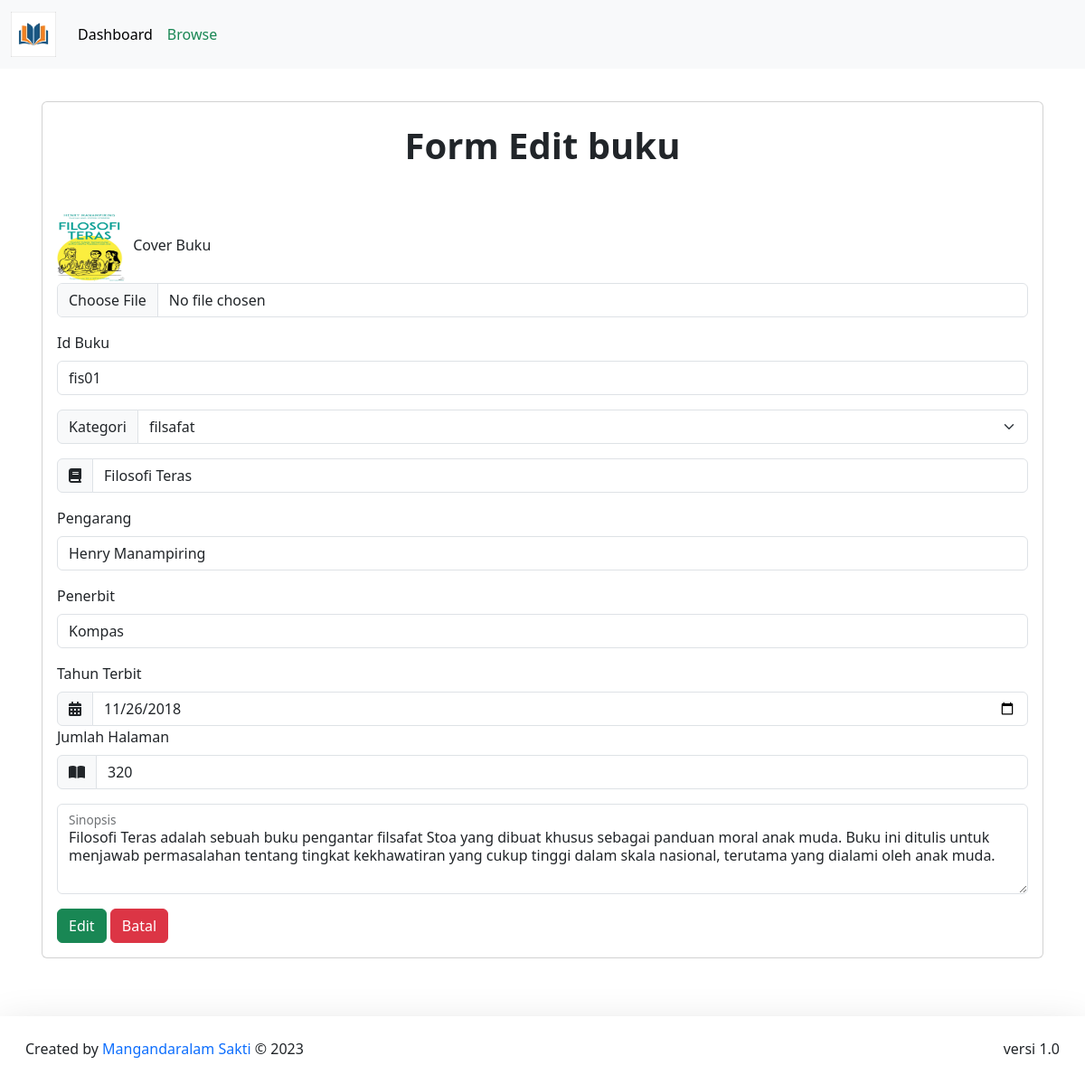
The app's page /DashboardAdmin/buku/updateBuku.php?idReview=fis01 with its own data.
### tables this page shows
CREATE TABLE `buku` (
  `cover` varchar(255) NOT NULL,
  `id_buku` varchar(20) NOT NULL,
  `kategori` varchar(255) NOT NULL,
  `judul` varchar(255) NOT NULL,
  `pengarang` varchar(255) NOT NULL,
  `penerbit` varchar(255) NOT NULL,
  `tahun_terbit` date NOT NULL,
  `jumlah_halaman` int(11) NOT NULL,
  `buku_deskripsi` text NOT NULL
);

### config/config.php (called while the page is built, shortened)
<?php
$host = "127.0.0.1";
$username = "root";
$password = "";
$database_name = "perpustakaan";
$connection = mysqli_connect($host, $username, $password, $database_name);
function queryReadData($dataKategori) {
  global $connection;
  $result = mysqli_query($connection, $dataKategori);
  $items = [];
  while($item = mysqli_fetch_assoc($result)) {
    $items[] = $item;
  }
  return $items;
}
?>

### DashboardAdmin/buku/updateBuku.php (the view, shortened to what this page needs)
<?php
require "../../config/config.php";
$review = $_GET["idReview"];
$reviewData = queryReadData("SELECT * FROM buku WHERE id_buku = '$review'")[0];
?>
<!DOCTYPE html>
<html lang="en">
  <head>
    <link href="https://cdn.jsdelivr.net/npm/bootstrap@5.3.2/dist/css/bootstrap.min.css" rel="stylesheet">
  </head>
  <body>
    <nav class="navbar fixed-top navbar-expand-lg bg-body-tertiary">
  <div class="container-fluid">
    <a class="navbar-brand" href="#">
      <img src="../../assets/logo_perpus.jpg" alt="logo" width="50px">
        </a>
    <div class="collapse navbar-collapse" id="navbarNav">
      <ul class="navbar-nav">
        <li class="nav-item">
          <a class="nav-link active" aria-current="page" href="../dashboardAdmin.php">Dashboard</a>
        </li>
        <li class="nav-item">
          <a class="nav-link text-success" href="daftarBuku.php">Browse</a>
        </li>
      </ul>
    </div>
  </div>
</nav>
    <div class="container p-3 mt-5">
      <div class="card p-2 mt-5">
      <h1 class="text-center fw-bold p-3">Form Edit buku</h1>
      <form action="" method="post" enctype="multipart/form-data" class="mt-3 p-2">
      <div class="custom-css-form">
        <div class="mb-3">
          <img src="../../imgDB/<?= $reviewData["cover"]; ?>" width="80px" height="80px">
          <label for="formFileMultiple" class="form-label">Cover Buku</label>
          <input class="form-control" type="file" name="cover" id="formFileMultiple">
          </div>
        <div class="mb-3">
          <label for="exampleFormControlInput1" class="form-label">Id Buku</label>
          <input type="text" class="form-control" name="id_buku" id="exampleFormControlInput1" placeholder="example inf01" value="<?= $reviewData["id_buku"]; ?>">
        </div>
      </div>
      <div class="input-group mb-3">
        <label class="input-group-text" for="inputGroupSelect01">Kategori</label>
        <select class="form-select" id="inputGroupSelect01" name="kategori">
          <option selected><?= $reviewData["kategori"]; ?></option>
        </select>
      </div>
        <div class="input-group mb-3">
          <span class="input-group-text" id="basic-addon1"><i class="fa-solid fa-book"></i></span>
          <input type="text" class="form-control" name="judul" id="judul" placeholder="Judul Buku" aria-label="Username" aria-describedby="basic-addon1" value="<?= $reviewData["judul"]; ?>">
          </div>
        <div class="mb-3">
          <label for="exampleFormControlInput1" class="form-label">Pengarang</label>
          <input type="text" class="form-control" name="pengarang" id="exampleFormControlInput1" placeholder="nama pengarang"  value="<?= $reviewData["pengarang"]; ?>">
        </div>
        <div class="mb-3">
          <label for="exampleFormControlInput1" class="form-label">Penerbit</label>
          <input type="text" class="form-control" name="penerbit" id="exampleFormControlInput1" placeholder="nama penerbit"   value="<?= $reviewData["penerbit"]; ?>">
        </div>
        <label for="validationCustom01" class="form-label">Tahun Terbit</label>
        <div class="input-group mt-0">
          <span class="input-group-text" id="basic-addon1"><i class="fa-solid fa-calendar-days"></i></span>
          <input type="date" class="form-control" name="tahun_terbit" id="validationCustom01"  value="<?= $reviewData["tahun_terbit"]; ?>">
          </div>
        <label for="validationCustom01" class="form-label">Jumlah Halaman</label>
        <div class="input-group mt-0">
          <span class="input-group-text" id="basic-addon1"><i class="fa-solid fa-book-open"></i></span>
          <input type="number" class="form-control" name="jumlah_halaman" id="validationCustom01"  value="<?= $reviewData["jumlah_halaman"]; ?>">
          </div>
        <div class="form-floating mt-3 mb-3">
          <textarea class="form-control" placeholder="sinopsis tentang buku ini" name="buku_deskripsi" id="floatingTextarea2" style="height: 100px"><?= $reviewData["buku_deskripsi"]; ?></textarea>
          <label for="floatingTextarea2">Sinopsis</label>
          </div>
      <button class="btn btn-success" type="submit" name="update">Edit</button>
      <a class="btn btn-danger" href="daftarBuku.php">Batal</a>
      </form>
    </div>
  </div>
  <footer class="mt-5 shadow-lg bg-subtle p-3">
      <div class="container-fluid d-flex justify-content-between">
      <p class="mt-2">Created by <span class="text-primary"> Mangandaralam Sakti</span> © 2023</p>
      <p class="mt-2">versi 1.0</p>
      </div>
    </footer>
  </body>
</html>

### records on screen
buku: cover (picture), id_buku "fis01", kategori "filsafat", judul "Filosofi Teras", pengarang "Henry Manampiring", penerbit "Kompas", tahun_terbit "11/26/2018", jumlah_halaman "320", buku_deskripsi "Filosofi Teras adalah sebuah buku pengantar filsafat Stoa yang dibuat khusus sebagai panduan moral anak muda. Buku ini ditulis untuk menjawab permasalahan tentang tingkat kekhawatiran yang cukup tinggi dalam skala nasional, terutama yang dialami oleh anak muda."
